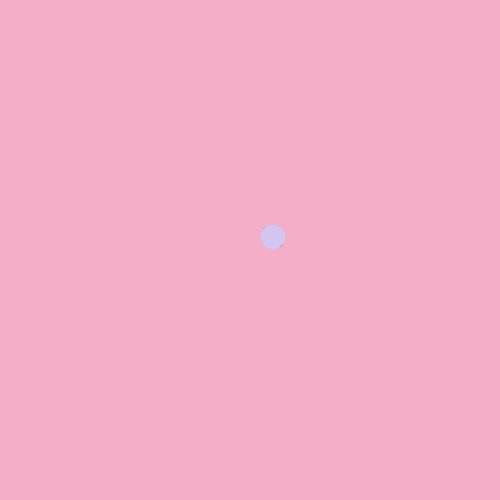
Frame 1 (no input)
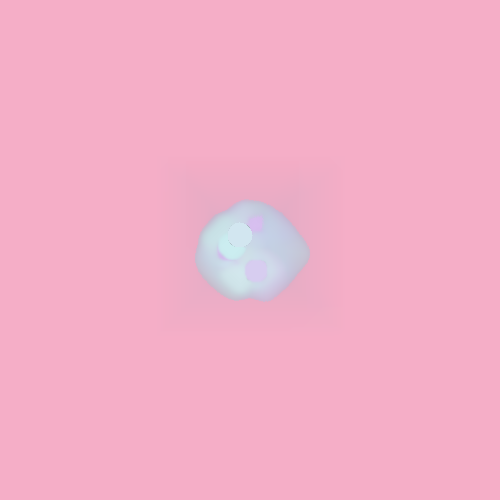
Frame 60 (the mouse pressed at the canvas centre just before this capture)
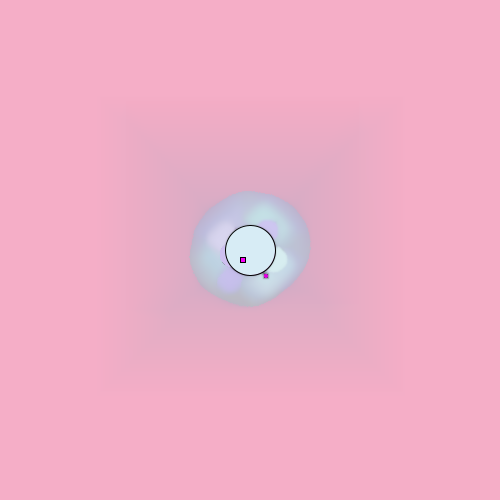
Frame 120 (the mouse held since frame 60 and released just before this capture)

The Processing sketch that drew these frames (run headless with seeded random() and noise(); from frame 60 on, the mouse is pressed at the canvas centre):

// Processing sketch: processing_164546
// ── processing_164546.pde

void setup(){
  size(500,500);
  background(245, 174, 199);
}

void draw(){
  filter(BLUR);
    fill(random(203, 218), random(181, 240), random(240, 181));
    stroke(1);
    ellipse(random(225, 275), random(225, 275), 25, 25);
  filter(DILATE);
  if (mousePressed) {
   fill(random(174, 245), random(182, 237), random(245, 174));
   ellipse(mouseY, mouseX, 50, 50);
  }
  if (mousePressed) {
   fill(random(mouseX, mouseY), 0, random(mouseX, mouseY));
   rect(mouseX + random(-25, 25), mouseY + random(-25, 25), 5, 5);
  }
}
